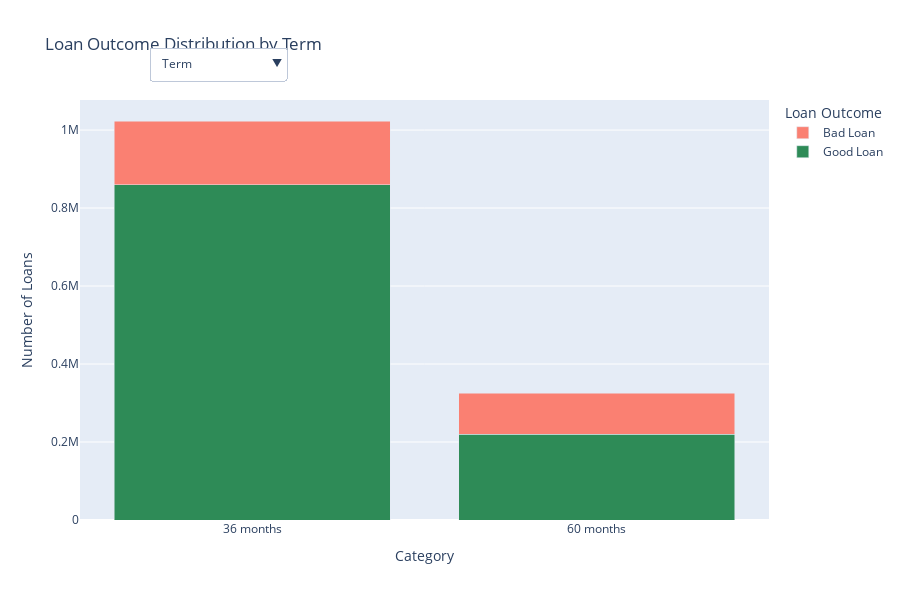

Notebook code for this chart:
### Markdown cell above
### Categorical Feature Analysis: An Interactive View of Risk Factors

Instead of static, individual plots, this interactive chart provides a consolidated view of key categorical features. Use the dropdown menu to switch between `term`, `sub_grade`, and `home_ownership`.

Each bar represents a specific category, segmented by the outcome of the loans within it. This allows for a direct comparison of the distribution and risk profile across different applicant and loan attributes. Hover over any segment to see the exact count.

**Key Insights from the Chart**:

* **Term**: You can clearly see that 60 month loans have a significantly higher proportion of bad loans compared to 36 month loans.
* **Sub-Grade**: As the sub-grade worsens (from A1 to G5), the proportion of the red "Bad Loan" segment steadily increases, visually confirming that sub-grade is a powerful predictor of risk.
* **Home Ownership**: Loans for applicants who RENT have a visibly higher proportion of defaults compared to those with a MORTGAGE.

### Code cell
categorical_features = ['term', 'sub_grade', 'home_ownership']

# Create a figure with a dropdown menu
fig = go.Figure()

# Add a trace for each feature, initially setting only the first one to visible
for i, feature in enumerate(categorical_features):

    # 1. Group by the original numeric 'loan_status_binary' column
    counts = loan_data.groupby([feature, 'loan_status_binary']).size().reset_index(name='count')
    
    # 2. Map binary outcome to readable strings on the temporary 'counts' DataFrame, not the original 'loan_data'
    counts['loan_status_str'] = counts['loan_status_binary'].map({0: 'Good Loan', 1: 'Bad Loan'})
    
    # Create a bar trace for each outcome (Good Loan, Bad Loan)
    for outcome, color in [('Good Loan', 'seagreen'), ('Bad Loan', 'salmon')]:
        # 3. Use the new column from the 'counts' DataFrame for filtering
        subset = counts[counts['loan_status_str'] == outcome]
        fig.add_trace(go.Bar(
            x=subset[feature],
            y=subset['count'],
            name=outcome,
            marker_color=color,
            visible=(i == 0)
        ))

# Create the dropdown buttons
buttons = []
traces_per_feature = 2  # Good Loan + Bad Loan

for i, feature in enumerate(categorical_features):
    visibility = [False] * (len(categorical_features) * traces_per_feature)
    visibility[i*traces_per_feature : (i+1)*traces_per_feature] = [True, True]
    
    buttons.append(dict(
        label=feature.replace('_', ' ').title(),
        method='update',
        args=[{'visible': visibility},
              {'title': f'Loan Outcome Distribution by {feature.replace("_", " ").title()}'}]
    ))

# Update layout with the dropdown menu and titles
fig.update_layout(
    updatemenus=[dict(
        active=0,
        buttons=buttons,
        direction="down",
        pad={"r": 10, "t": 10},
        showactive=True,
        x=0.1,
        xanchor="left",
        y=1.15,
        yanchor="top"
    )],
    title_text='Loan Outcome Distribution by Term', # Initial title
    xaxis_title="Category",
    yaxis_title="Number of Loans",
    barmode='stack',
    legend_title='Loan Outcome',
    height=600
)

fig.show()

### Figure 1 — Plotly figure (JSON) as saved in the notebook; plotly's stock layout.template omitted (floating-point values rounded to 4 significant figures)
{"data": [{"marker": {"color": "seagreen"}, "name": "Good Loan", "type": "bar", "visible": true, "x": ["36 months", "60 months"], "y": [859280, 219459]}, {"marker": {"color": "salmon"}, "name": "Bad Loan", "type": "bar", "visible": true, "x": ["36 months", "60 months"], "y": [163926, 105434]}, {"marker": {"color": "seagreen"}, "name": "Good Loan", "type": "bar", "visible": false, "x": ["A1", "A2", "A3", "A4", "A5", "B1", "B2", "B3", "B4", "B5", "C1", "C2", "C3", "C4", "C5", "D1", "D2", "D3", "D4", "D5", "E1", "E2", "E3", "E4", "E5", "F1", "F2", "F3", "F4", "F5", "G1", "G2", "G3", "G4", "G5"], "y": [42273, 35453, 35916, 48667, 58670, 63775, 65659, 71264, 70916, 68827, 69364, 62906, 58201, 55979, 50068, 37138, 31669, 27416, 24165, 20005, 15264, 13446, 11346, 9479, 8458, 5795, 3974, 3374, 2554, 2024, 1586, 1103, 805, 648, 552]}, {"marker": {"color": "salmon"}, "name": "Bad Loan", "type": "bar", "visible": false, "x": ["A1", "A2", "A3", "A4", "A5", "B1", "B2", "B3", "B4", "B5", "C1", "C2", "C3", "C4", "C5", "D1", "D2", "D3", "D4", "D5", "E1", "E2", "E3", "E4", "E5", "F1", "F2", "F3", "F4", "F5", "G1", "G2", "G3", "G4", "G5"], "y": [1409, 1737, 2094, 3588, 5386, 7431, 8421, 10637, 12360, 13812, 16254, 16452, 16928, 18575, 17596, 14307, 13315, 12050, 11557, 10035, 8601, 8064, 7153, 6341, 6040, 4238, 3281, 2763, 2347, 1956, 1447, 1057, 839, 675, 614]}, {"marker": {"color": "seagreen"}, "name": "Good Loan", "type": "bar", "visible": false, "x": ["mortgage", "other", "own", "rent"], "y": [551956, 275, 115106, 411258]}, {"marker": {"color": "salmon"}, "name": "Bad Loan", "type": "bar", "visible": false, "x": ["mortgage", "other", "own", "rent"], "y": [114896, 64, 29921, 124441]}], "layout": {"barmode": "stack", "height": 600, "legend": {"title": {"text": "Loan Outcome"}}, "title": {"text": "Loan Outcome Distribution by Term"}, "updatemenus": [{"active": 0, "buttons": [{"args": [{"visible": [true, true, false, false, false, false]}, {"title": "Loan Outcome Distribution by Term"}], "label": "Term", "method": "update"}, {"args": [{"visible": [false, false, true, true, false, false]}, {"title": "Loan Outcome Distribution by Sub Grade"}], "label": "Sub Grade", "method": "update"}, {"args": [{"visible": [false, false, false, false, true, true]}, {"title": "Loan Outcome Distribution by Home Ownership"}], "label": "Home Ownership", "method": "update"}], "direction": "down", "pad": {"r": 10, "t": 10}, "showactive": true, "x": 0.1, "xanchor": "left", "y": 1.15, "yanchor": "top"}], "xaxis": {"title": {"text": "Category"}}, "yaxis": {"title": {"text": "Number of Loans"}}}}
